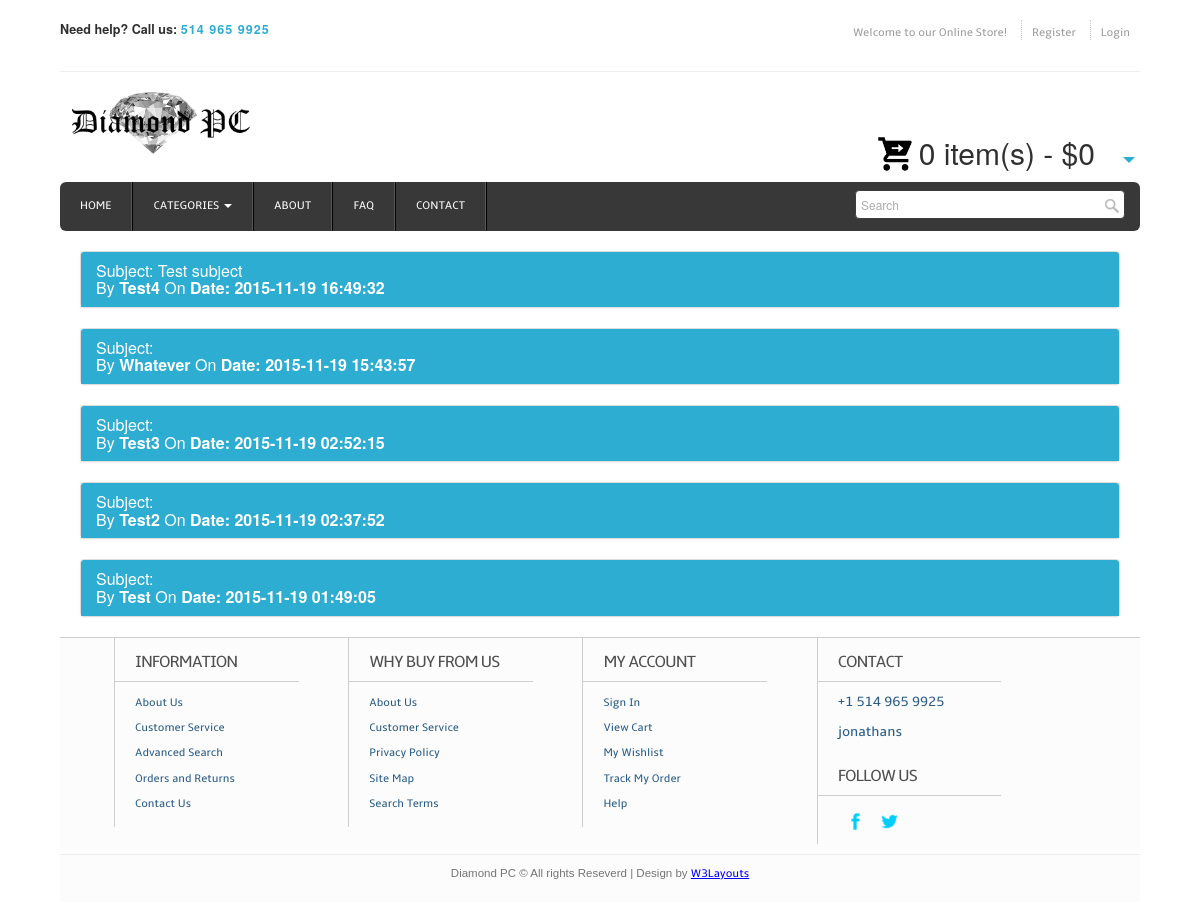
Page /contactmessages.php on the committed database.
### tables this page shows
CREATE TABLE IF NOT EXISTS `contact_message` (
  `contact_message_id` int(7) NOT NULL,
  `contact_name` varchar(70) NOT NULL,
  `email` varchar(70) NOT NULL,
  `subject` varchar(255) NOT NULL,
  `message` text NOT NULL,
  `time_posted` timestamp NOT NULL DEFAULT CURRENT_TIMESTAMP ON UPDATE CURRENT_TIMESTAMP,
  `viewed` tinyint(1) NOT NULL
);

### contactmessages.php (the view, shortened to what this page needs)
<!DOCTYPE HTML>
<head>
	<?php include 'scripts.php' ?>
    <scipt type="text/javascript" src="jquery.accordion.js" />
</head>
<body>
	<div class="wrap">
	<?php include 'header.php';?>
        <?PHP
            $STH = $DBH->query(
            "SELECT contact_name, email, subject, message, time_posted, viewed FROM contact_message ORDER BY time_posted DESC");
            $i=0;
            while($contact_user = $STH->fetch())
            {
?>                <div class="bs-example">
                    <div class="panel-group" id="accordion">
                        <div class="panel panel-default">
                            <div class="panel-heading">
                                <h4 class="panel-title">
                                    <a data-toggle="collapse" data-parent="#accordion" href="#collapse<?= $i ?>">
                                        Subject: <?= $contact_user['subject']?> <br />
                                        By <b><?= $contact_user['contact_name']?></b>
                                        On <b>Date: <?= $contact_user['time_posted'] ?> </b>
                                    </a>
                                </h4>
                            </div>
                        </div>
                    </div>
                </div>
<?PHP       $i++;
            }
?>
    </div>
  <?php include 'footer.php';?>
</body>
</html>

### css/style.css (style rules this page uses)
a { text-decoration:none; }
body { font-family: Arial, Helvetica, sans-serif; background: rgba(255,255,255, 0); }
.wrap { width:90%; margin: 0 auto; }

### contactmessages.php (style rules this page uses)
.bs-example { margin: 20px; }
.panel-heading { background: #2eadd3!important; }
.panel-title { color: white; }

### rows in the picture
contact_message: subject "Test subject", contact_name "Test4", time_posted "2015-11-19 16:49:32"
contact_message: contact_name "Whatever", time_posted "2015-11-19 15:43:57"
contact_message: contact_name "Test3", time_posted "2015-11-19 02:52:15"
contact_message: contact_name "Test2", time_posted "2015-11-19 02:37:52"
contact_message: contact_name "Test", time_posted "2015-11-19 01:49:05"

### other values in the picture
$totalquantity "0"
$subtotal "0"
